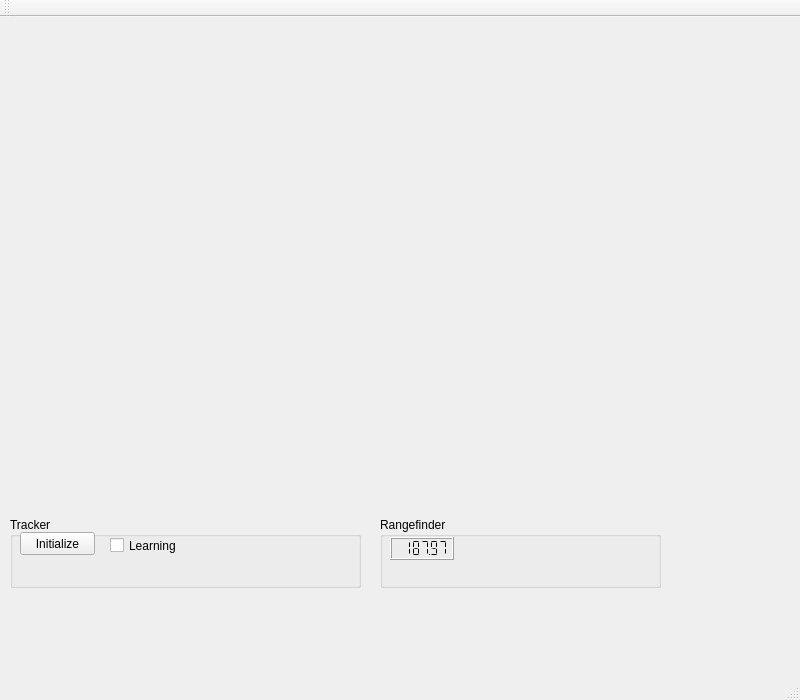
<?xml version="1.0" encoding="UTF-8"?>
<ui version="4.0">
 <class>SeaVipers2Class</class>
 <widget class="QMainWindow" name="SeaVipers2Class">
  <property name="geometry">
   <rect>
    <x>0</x>
    <y>0</y>
    <width>800</width>
    <height>700</height>
   </rect>
  </property>
  <property name="windowTitle">
   <string>SeaVipers2</string>
  </property>
  <widget class="QWidget" name="centralWidget">
   <widget class="QGroupBox" name="groupBox">
    <property name="geometry">
     <rect>
      <x>10</x>
      <y>500</y>
      <width>351</width>
      <height>71</height>
     </rect>
    </property>
    <property name="title">
     <string>Tracker</string>
    </property>
    <property name="flat">
     <bool>false</bool>
    </property>
    <property name="checkable">
     <bool>false</bool>
    </property>
    <widget class="QPushButton" name="initializeButton">
     <property name="geometry">
      <rect>
       <x>10</x>
       <y>15</y>
       <width>75</width>
       <height>23</height>
      </rect>
     </property>
     <property name="text">
      <string>Initialize</string>
     </property>
    </widget>
    <widget class="QCheckBox" name="learningCheckBox">
     <property name="geometry">
      <rect>
       <x>100</x>
       <y>20</y>
       <width>70</width>
       <height>17</height>
      </rect>
     </property>
     <property name="text">
      <string>Learning</string>
     </property>
    </widget>
   </widget>
   <widget class="QGroupBox" name="groupBox_2">
    <property name="geometry">
     <rect>
      <x>380</x>
      <y>500</y>
      <width>281</width>
      <height>71</height>
     </rect>
    </property>
    <property name="title">
     <string>Rangefinder</string>
    </property>
    <widget class="QLCDNumber" name="lcdNumber">
     <property name="geometry">
      <rect>
       <x>10</x>
       <y>20</y>
       <width>64</width>
       <height>23</height>
      </rect>
     </property>
     <property name="autoFillBackground">
      <bool>false</bool>
     </property>
     <property name="frameShape">
      <enum>QFrame::Box</enum>
     </property>
     <property name="lineWidth">
      <number>1</number>
     </property>
     <property name="midLineWidth">
      <number>0</number>
     </property>
     <property name="smallDecimalPoint">
      <bool>true</bool>
     </property>
     <property name="digitCount">
      <number>6</number>
     </property>
     <property name="segmentStyle">
      <enum>QLCDNumber::Flat</enum>
     </property>
     <property name="value" stdset="0">
      <double>187.969999999999999</double>
     </property>
    </widget>
   </widget>
  </widget>
  <widget class="QMenuBar" name="menuBar">
   <property name="geometry">
    <rect>
     <x>0</x>
     <y>0</y>
     <width>800</width>
     <height>21</height>
    </rect>
   </property>
  </widget>
  <widget class="QToolBar" name="mainToolBar">
   <attribute name="toolBarArea">
    <enum>TopToolBarArea</enum>
   </attribute>
   <attribute name="toolBarBreak">
    <bool>false</bool>
   </attribute>
  </widget>
  <widget class="QStatusBar" name="statusBar"/>
 </widget>
 <layoutdefault spacing="6" margin="11"/>
 <resources>
  <include location="seavipers2.qrc"/>
 </resources>
 <connections/>
</ui>
